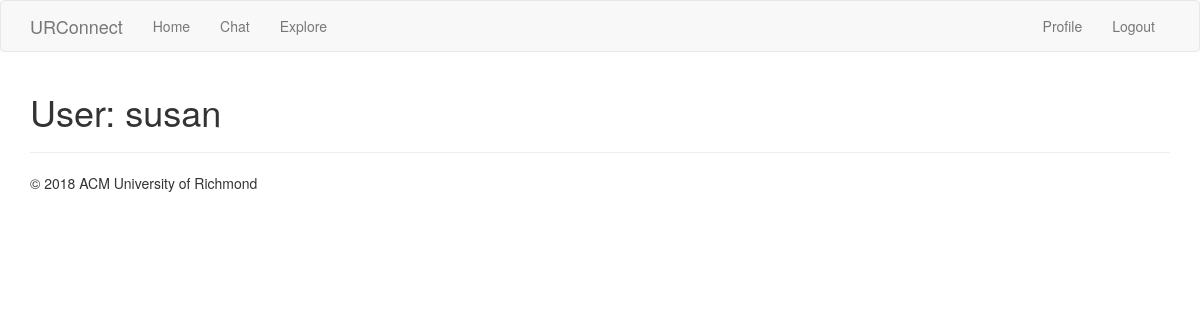
Before: /user/susan (signed in) with the older database file.
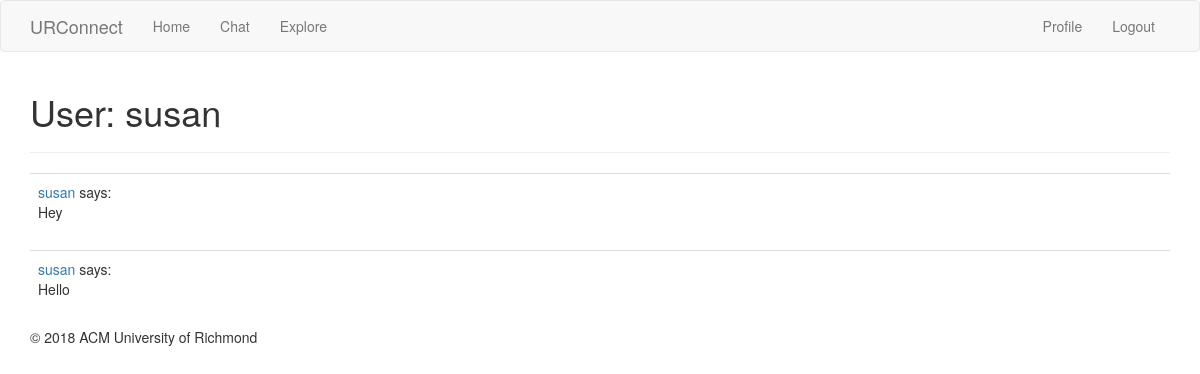
After: the same page with the newer database file.
### app/models.py (models this page shows, shortened)
class Post(db.Model):
	id = db.Column(db.Integer, primary_key = True)
	body = db.Column(db.String(140))
	timestamp = db.Column(db.DateTime, index=True, default=datetime.utcnow)
	user_id = db.Column(db.Integer, db.ForeignKey('user.id'))

class User(UserMixin, db.Model):
	id = db.Column(db.Integer, primary_key = True)
	username = db.Column(db.String(64), index=True, unique=True)
	email = db.Column(db.String(120), index=True, unique=True)
	password_hash = db.Column(db.String(128))
	posts = db.relationship('Post', backref='author', lazy='dynamic')

### app/routes.py (the view)
@app.route('/user/<username>')
@login_required
def user(username):
    user = User.query.filter_by(username=username).first_or_404()
    posts = user.posts.order_by(Post.timestamp.desc()).all()
    return render_template('user.html', user=user, posts=posts)

### app/models.py (called while the page is built)
@login.user_loader
def load_user(id):
	return User.query.get(int(id))

### app/templates/user.html
{% extends "base.html" %}
{% block app_content %}
    <h1>User: {{ user.username }}</h1>
    <hr>
    {% for post in posts %}
	    {% include '_post.html' %}
    {% endfor %}
{% endblock %}

### app/templates/_post.html
    <table class="table table-hover">
        <tr>
            <td>
                <a href="{{ url_for('user', username=post.author.username) }}">
                    {{ post.author.username }}
                </a>
                says:
                <br>
                {{ post.body }}
            </td>
        </tr>
    </table>

Changed rows visible on the page:
added Post: author.username "susan", body "Hey"
added Post: author.username "susan", body "Hello"
